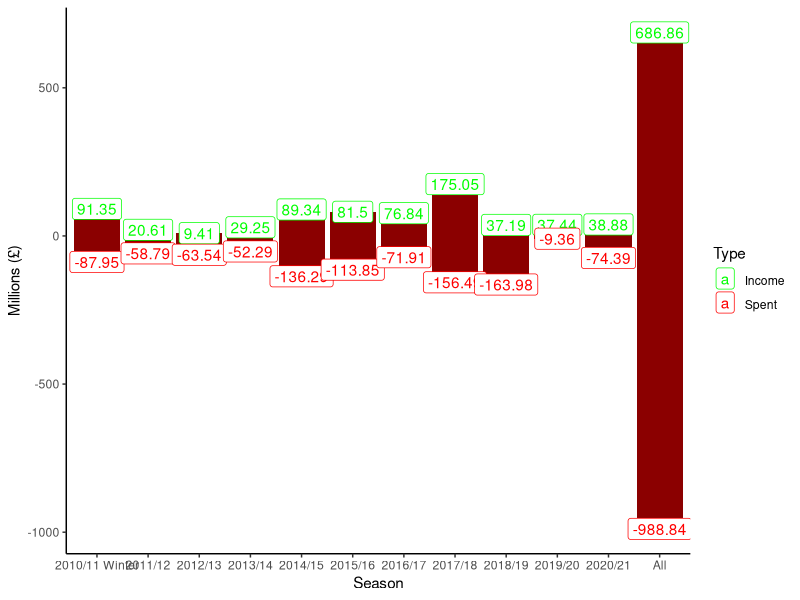
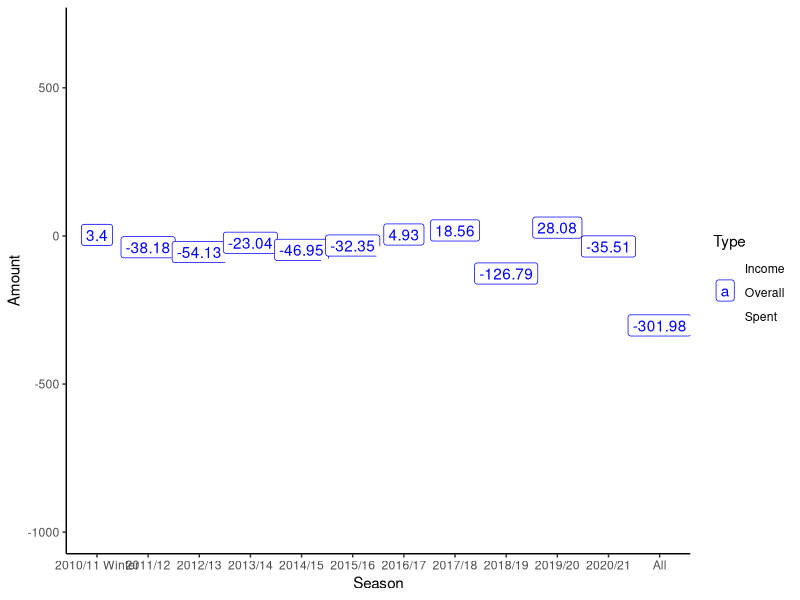
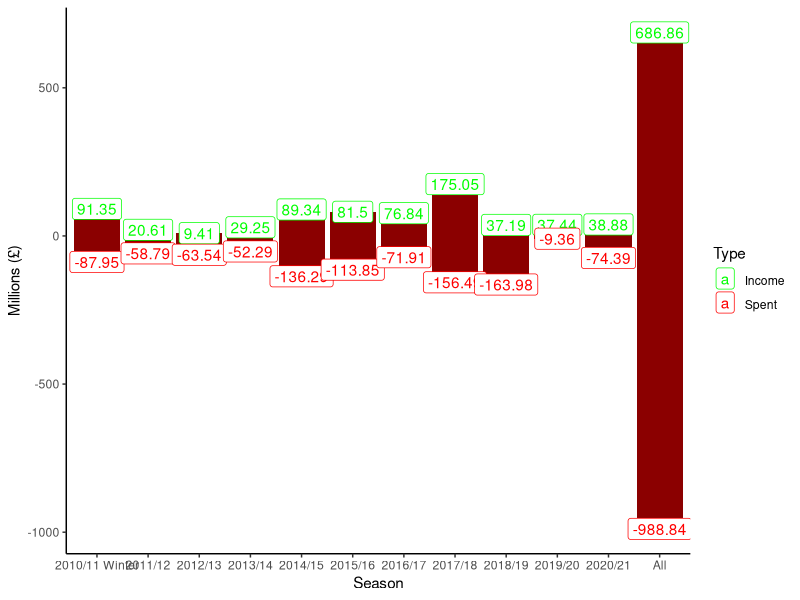

Source code (R) for these figures, in order:
#Liverpool transfers under FSG (05/02/2021 current date)
library("dplyr")
library("ggplot2")

Liverpooltransfers <- read.csv("Liverpooltransfers.csv")
Liverpooltransfers <- Liverpooltransfers %>% filter(Type != "Overall")
 

Transfergraph <- ggplot(as.data.frame(Liverpooltransfers)) + geom_bar(aes(y = Amount, x = Season), data = Liverpooltransfers,
stat="identity", fill = "darkRed") + xlab("Season") + ylab ("Millions (£)")  + theme_classic() +
geom_label(aes(x = Season, y = Amount, label = Amount, colour = Type)) + scale_colour_manual(values=c("Green", "Red"))
           
Transfergraph
           
ggsave("Liverpooltransfers.png") 

Liverpooltransfersoverall <- read.csv("Liverpooltransfers.csv") 
ggplot(as.data.frame(Liverpooltransfersoverall)) + theme_classic()+
geom_label(aes(x = Season, y = Amount, label = Amount, colour = Type)) + scale_colour_manual(values=c("White", "Blue", "White"))

